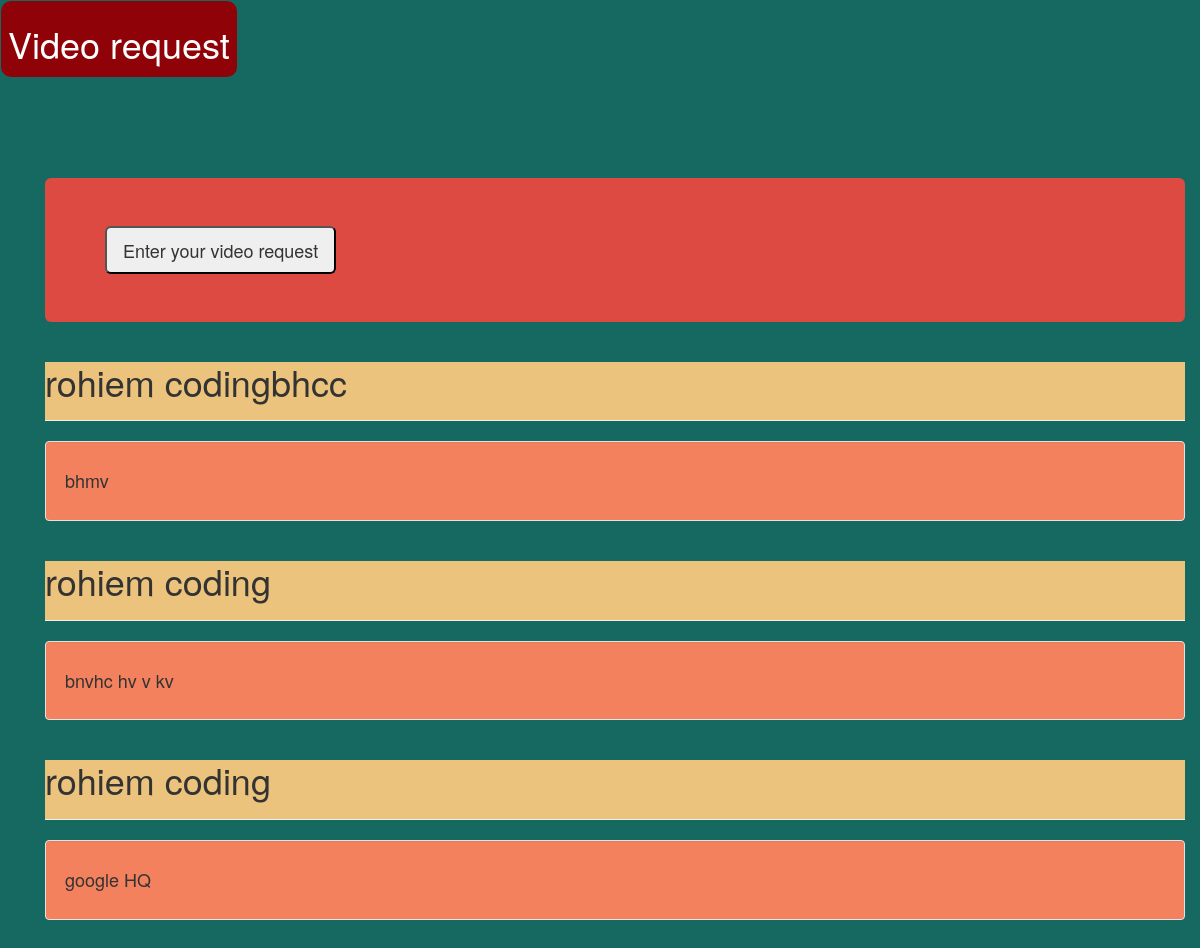
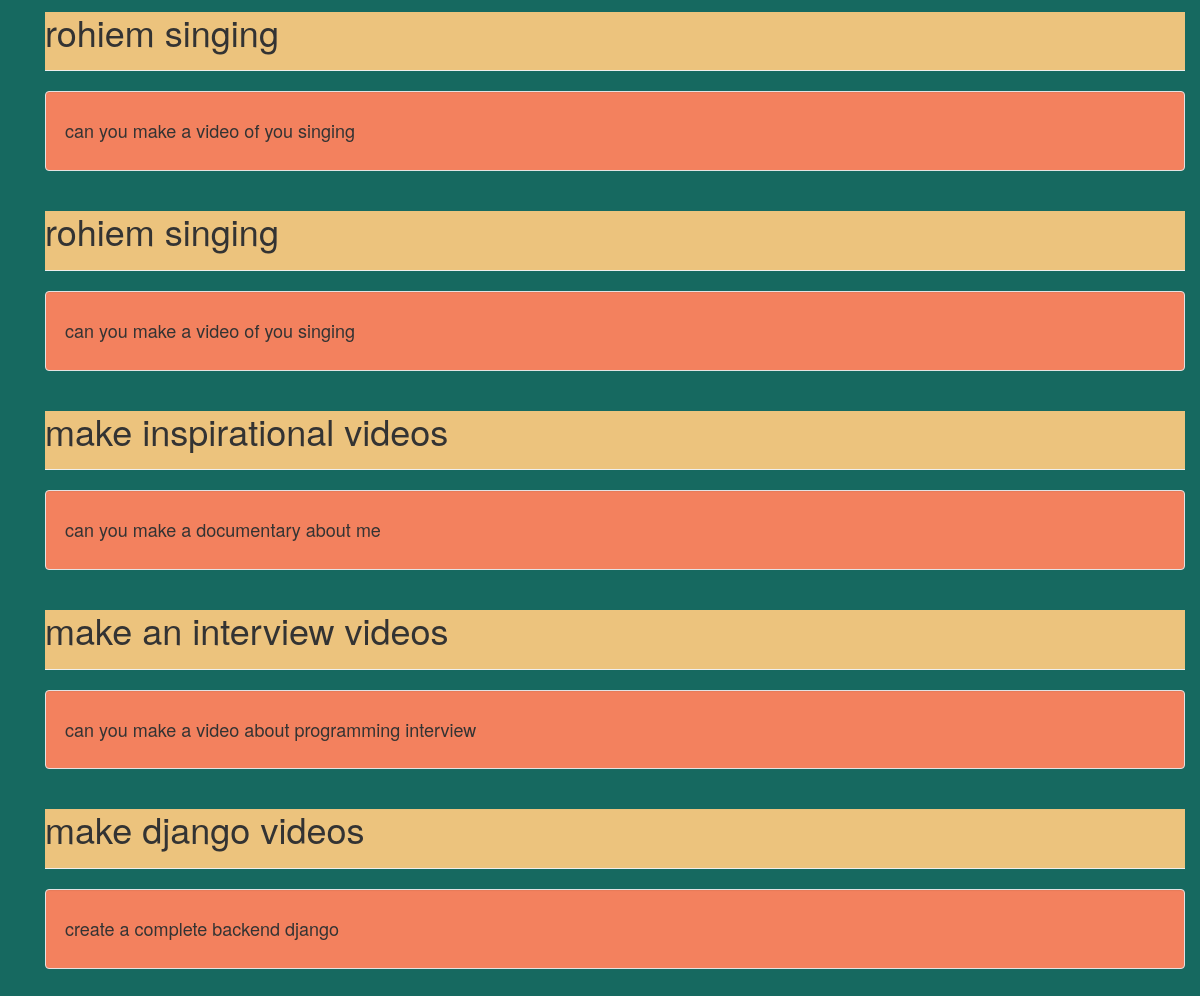
The app's page /videorequest/ with its own data (2 pictures, top to bottom).
### videorequest/models.py (models this page shows, shortened)
class Video(models.Model):
    title=models.CharField(max_length=50)
    description=models.TextField()
    date_added=models.DateTimeField(default=timezone.now)

### videorequest/views.py (the view)
# urls.py: path('', views.index,name='index'),
def index(request):
    videos=Video.objects.order_by("-date_added")
    context={'videos':videos}
    return render(request,'videorequest/index.html',context)

### templates/videorequest/index.html (shortened to what this page needs)
{% load static %}
<!DOCTYPE html>
<html lang="en">
  <head>
    <link href="{% static 'videorequest/bootstrap.min.css' %}" rel="stylesheet">
    <link href="{% static 'videorequest/theme.css' %}" rel="stylesheet">
    <link href="{% static 'videorequest/theme.css' %}" rel="stylesheet">
  </head>
  <body>
  <nav class="navbar navbar-dark bg-dark">
  <span class="badge badge-danger"><h1>Video request</h1></span></div></div>
</nav>
  <div class="center">
  <div class="container">
    <div class="container theme-showcase" role="main">
<br><br><br><br>
      <div class="jumbotron">
        <button onclick="window.location.href='{% url 'vrform' %}';" class="btn-secondary btn-lg">Enter your video request</button>
      </div>
{% for v in videos %}
      <div class="page-header">
        <h1>{{v.title}}</h1>
      </div>
      <div class="well">
        <h4>{{v.description}}</h4>
      </div>
{% endfor %}
    </div>
  </body>
</html>

### static/videorequest/theme.css (style rules this page uses)
body { padding-bottom: 30px; background-color: #166960; }
.page-header { background-color: #ecc37d; }
.well { background-color: #f3815e; }
.jumbotron { background-color:#DD4A42 ; }
.badge.badge-danger { background-color: #8F0308; }

### records on screen
Video: title "rohiem codingbhcc", description "bhmv"
Video: title "rohiem coding", description "bnvhc hv v kv"
Video: title "rohiem coding", description "google HQ"
Video: title "rohiem singing", description "can you make a video of you singing"
Video: title "rohiem singing", description "can you make a video of you singing"
Video: title "make inspirational videos", description "can you make a documentary about me"
Video: title "make an interview videos", description "can you make a video about programming interview"
Video: title "make django videos", description "create a complete backend django"
